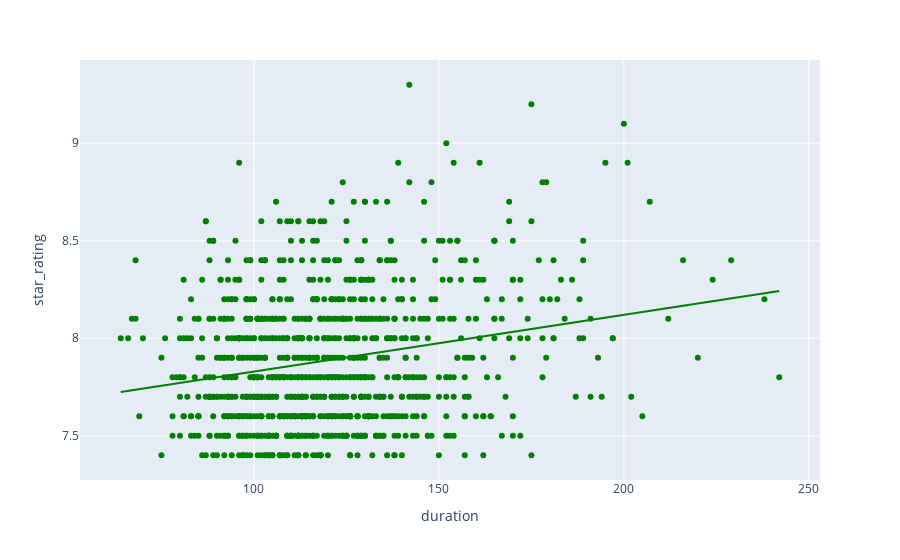

Notebook code cell kept with this figure:
### Markdown cell above
#### Use a visualization to detect whether there is a relationship between duration and star rating.

### Code cell
# Answer:

fig5 = px.scatter(movies, x='duration', y='star_rating', trendline='ols')
fig5.update_traces(marker_color='green')
fig5.show()

### Figure 1 — Plotly figure (JSON) as saved in the notebook; plotly's stock layout.template omitted (floating-point values rounded to 4 significant figures; data arrays with more than 128 entries replaced by an {"elided": "..."} marker saying what was removed)
{"data": [{"hovertemplate": "duration=%{x}<br>star_rating=%{y}<extra></extra>", "legendgroup": "", "marker": {"color": "green", "symbol": "circle"}, "mode": "markers", "name": "", "orientation": "v", "showlegend": false, "type": "scatter", "x": {"elided": "979 int values"}, "xaxis": "x", "y": {"elided": "979 float values"}, "yaxis": "y"}, {"hovertemplate": "<b>OLS trendline</b><br>star_rating = 0.00291166 * duration + 7.53753<br>R<sup>2</sup>=0.051597<br><br>duration=%{x}<br>star_rating=%{y} <b>(trend)</b><extra></extra>", "legendgroup": "", "marker": {"color": "green", "symbol": "circle"}, "mode": "lines", "name": "", "showlegend": false, "type": "scatter", "x": {"elided": "979 int values"}, "xaxis": "x", "y": {"elided": "979 float values"}, "yaxis": "y"}], "layout": {"legend": {"tracegroupgap": 0}, "margin": {"t": 60}, "xaxis": {"anchor": "y", "domain": [0, 1], "title": {"text": "duration"}}, "yaxis": {"anchor": "x", "domain": [0, 1], "title": {"text": "star_rating"}}}}
